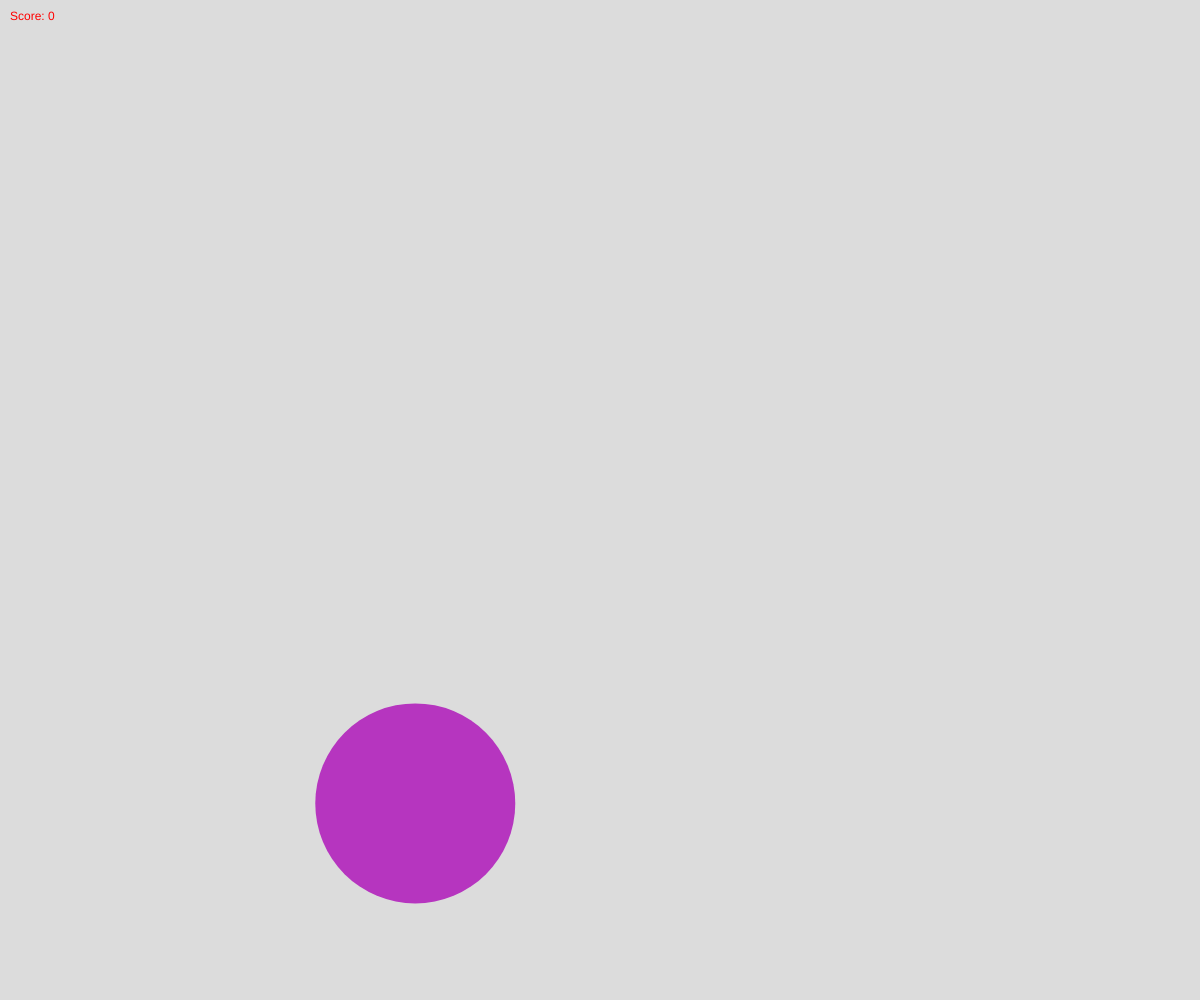
Frame 1 (no input)
Frame 60 (no input): identical to frame 1, image omitted
Frame 120 (the mouse pressed at the canvas centre since frame 60): identical to frame 1, image omitted

The p5.js sketch that drew this single still picture (run headless with seeded random() and noise() and a simulated clock; from frame 60 on, the mouse is pressed at the canvas centre):

// p5.js sketch
// ── sketch.js
const radius = 100;
let x,y;
let score = 0;
let r,g,b;

function setup() {
createCanvas(windowWidth,windowHeight);
newCircle();

}

function draw() {
background(220);
fill(r,g,b);
noStroke();
ellipse(x,y,radius*2,radius*2);
fill('red');
text("Score: " + score,10,20);
}

function mousePressed(){
  let d = dist(mouseX,mouseY,x,y);

  if(d < radius){
    newCircle();
    score++;
    setInterval(newCircle,1000);
    if(score > 2){
      radius /= 2;
    }
  }
}

function newCircle() {
  r = random(255);
  g = random(255);
  b = random(255);
  x = random(windowWidth);
  y = random(windowHeight);
}
